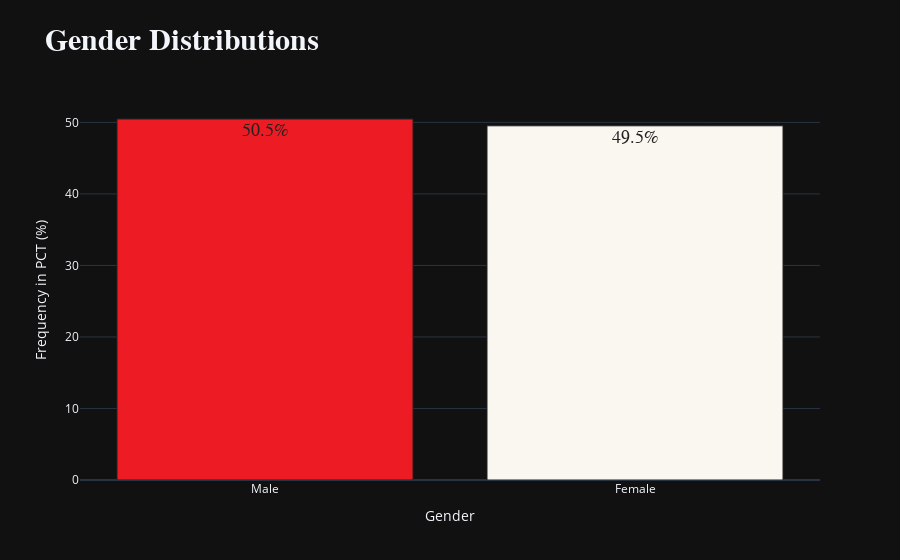

Source (notebook cell):
### Code cell
fig = count_viz_finc(
    df, 'gender', title= '<b>Gender Distributions', x_label='Gender', y_label='Frequency in PCT (%)', hover_template='Gender: %{x}<br>Frequency PCT (%): %{y:.0f}'
)

iplot(fig)

### Figure 1 — Plotly figure (JSON) as saved in the notebook; plotly's stock layout.template omitted (floating-point values rounded to 4 significant figures)
{"data": [{"alignmentgroup": "True", "hovertemplate": "Gender: %{x}<br>Frequency PCT (%): %{y:.0f}", "legendgroup": "Male", "marker": {"color": "#ED1C24", "line": {"color": "#222", "width": 1}, "pattern": {"shape": ""}}, "name": "Male", "offsetgroup": "Male", "orientation": "v", "showlegend": true, "text": ["50.5%"], "textfont": {"color": "#222", "family": "consolas", "size": 18}, "textposition": "auto", "type": "bar", "x": ["Male"], "xaxis": "x", "y": [50.48], "yaxis": "y"}, {"alignmentgroup": "True", "hovertemplate": "Gender: %{x}<br>Frequency PCT (%): %{y:.0f}", "legendgroup": "Female", "marker": {"color": "#FAF7F1", "line": {"color": "#222", "width": 1}, "pattern": {"shape": ""}}, "name": "Female", "offsetgroup": "Female", "orientation": "v", "showlegend": true, "text": ["49.5%"], "textfont": {"color": "#222", "family": "consolas", "size": 18}, "textposition": "auto", "type": "bar", "x": ["Female"], "xaxis": "x", "y": [49.52], "yaxis": "y"}], "layout": {"barmode": "relative", "hoverlabel": {"bgcolor": "#222", "font": {"family": "poppins", "size": 16}}, "legend": {"title": {"text": "Gender"}, "tracegroupgap": 0}, "showlegend": false, "title": {"font": {"family": "<b>poppins", "size": 30}, "text": "<b>Gender Distributions"}, "xaxis": {"anchor": "y", "categoryarray": ["Male", "Female"], "categoryorder": "array", "domain": [0, 1], "title": {"text": "Gender"}}, "yaxis": {"anchor": "x", "domain": [0, 1], "title": {"text": "Frequency in PCT (%)"}}}}
